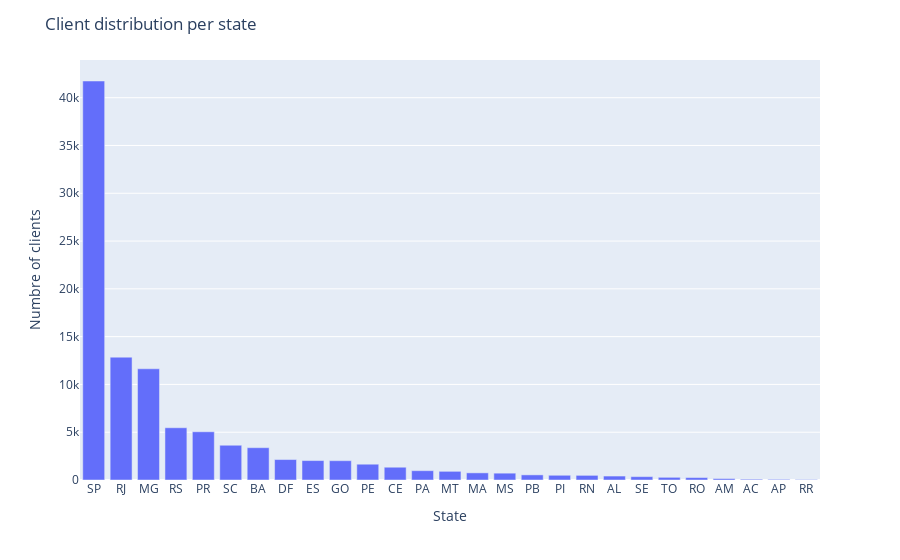

The notebook cell saved with this chart:
### Code cell
# Number of clients per State
state_counts = data1["customer_state"].value_counts().reset_index()

# Interactive bar graph
fig = px.bar(state_counts, x="customer_state", y="count", labels={"customer_state": "State", "count": "Numbre of clients"})
fig.update_layout(title="Client distribution per state")
fig.show()

### Figure 1 — Plotly figure (JSON) as saved in the notebook; plotly's stock layout.template omitted (floating-point values rounded to 4 significant figures)
{"data": [{"alignmentgroup": "True", "hovertemplate": "State=%{x}<br>Numbre of clients=%{y}<extra></extra>", "legendgroup": "", "marker": {"color": "#636efa", "pattern": {"shape": ""}}, "name": "", "offsetgroup": "", "orientation": "v", "showlegend": false, "textposition": "auto", "type": "bar", "x": ["SP", "RJ", "MG", "RS", "PR", "SC", "BA", "DF", "ES", "GO", "PE", "CE", "PA", "MT", "MA", "MS", "PB", "PI", "RN", "AL", "SE", "TO", "RO", "AM", "AC", "AP", "RR"], "xaxis": "x", "y": [41746, 12852, 11635, 5466, 5045, 3637, 3380, 2140, 2033, 2020, 1652, 1336, 975, 907, 747, 715, 536, 495, 485, 413, 350, 280, 253, 148, 81, 68, 46], "yaxis": "y"}], "layout": {"barmode": "relative", "legend": {"tracegroupgap": 0}, "margin": {"t": 60}, "title": {"text": "Client distribution per state"}, "xaxis": {"anchor": "y", "domain": [0, 1], "title": {"text": "State"}}, "yaxis": {"anchor": "x", "domain": [0, 1], "title": {"text": "Numbre of clients"}}}}
